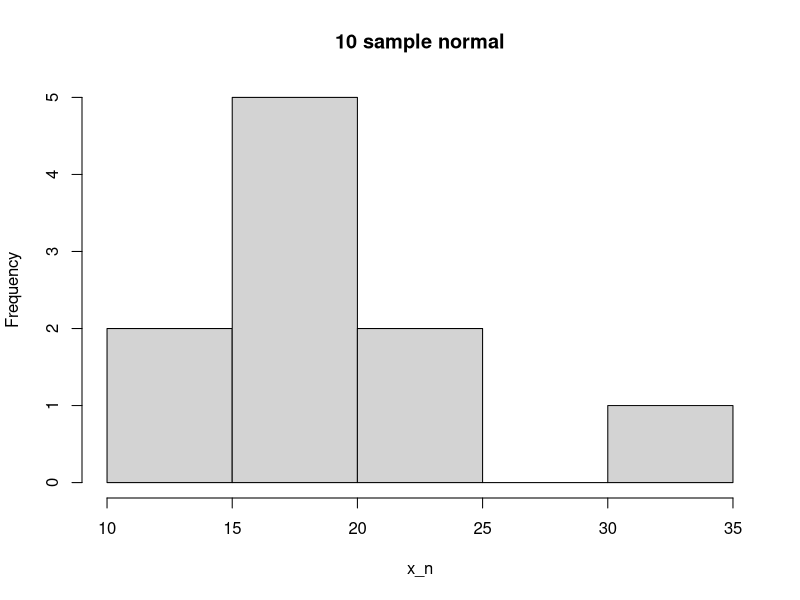
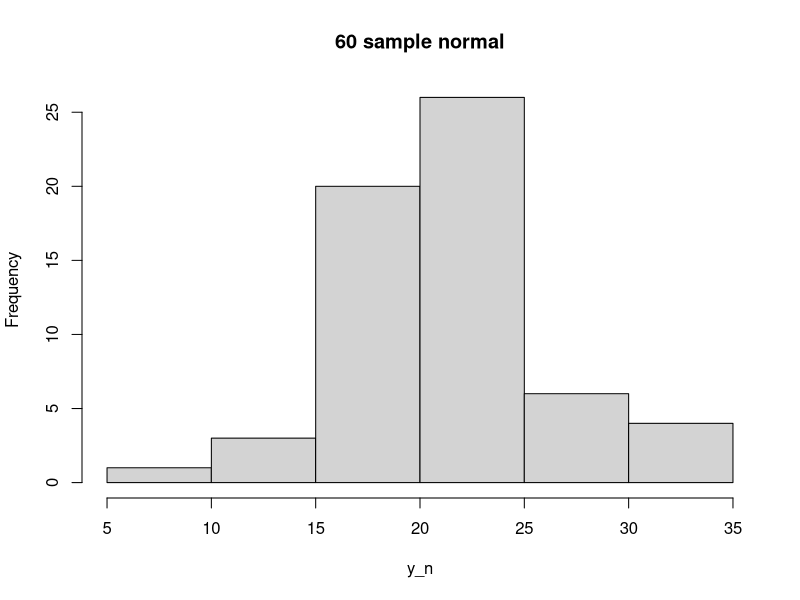
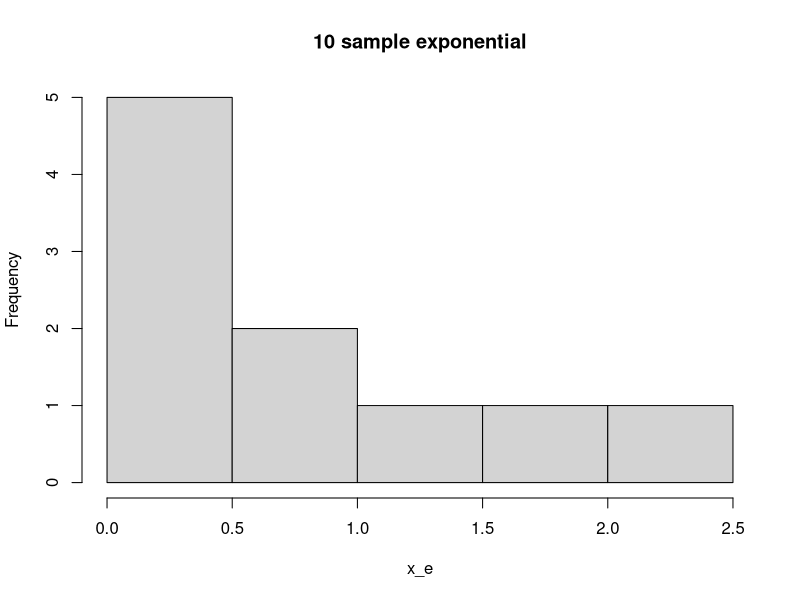
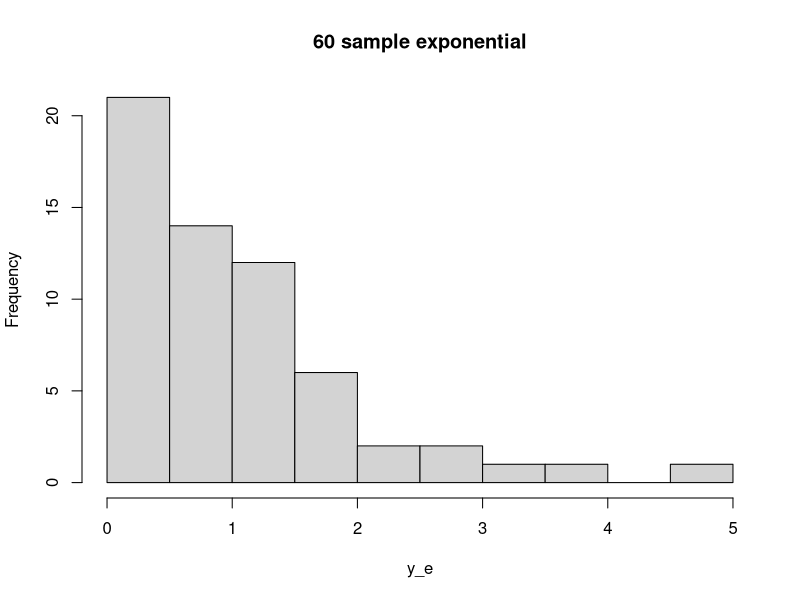
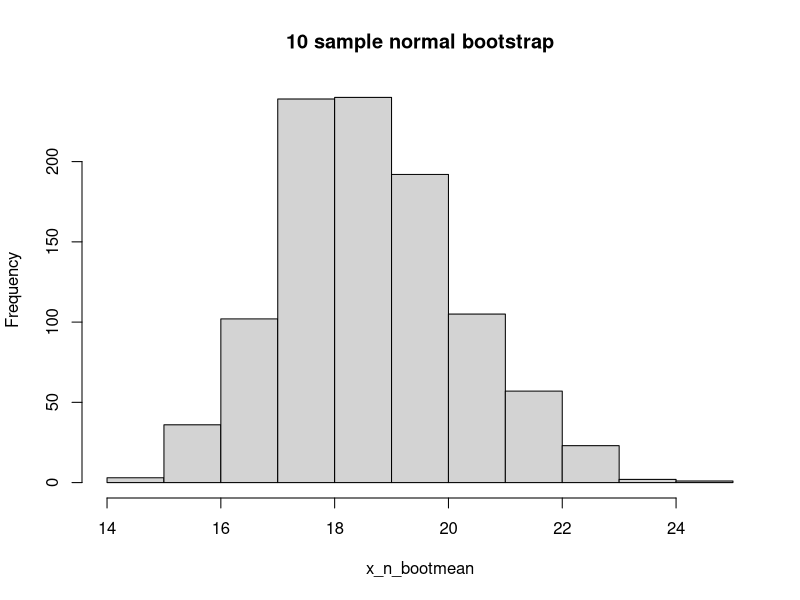
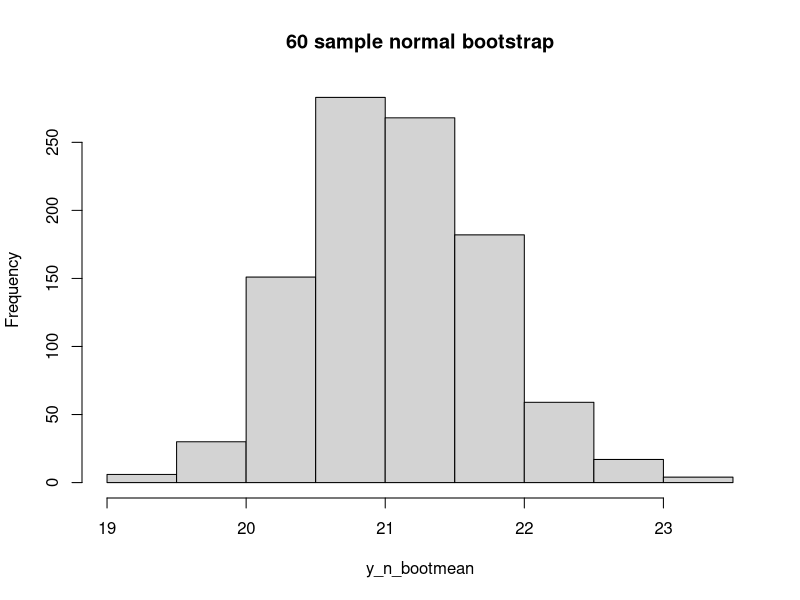
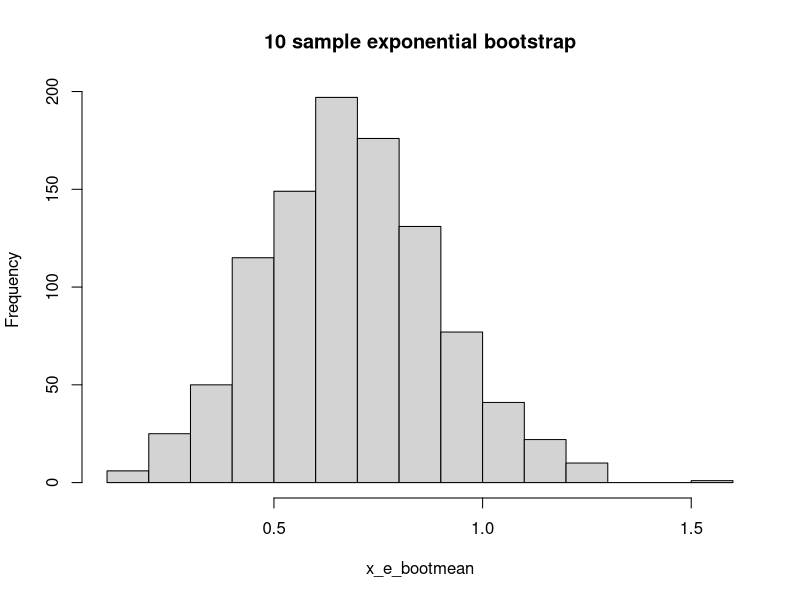
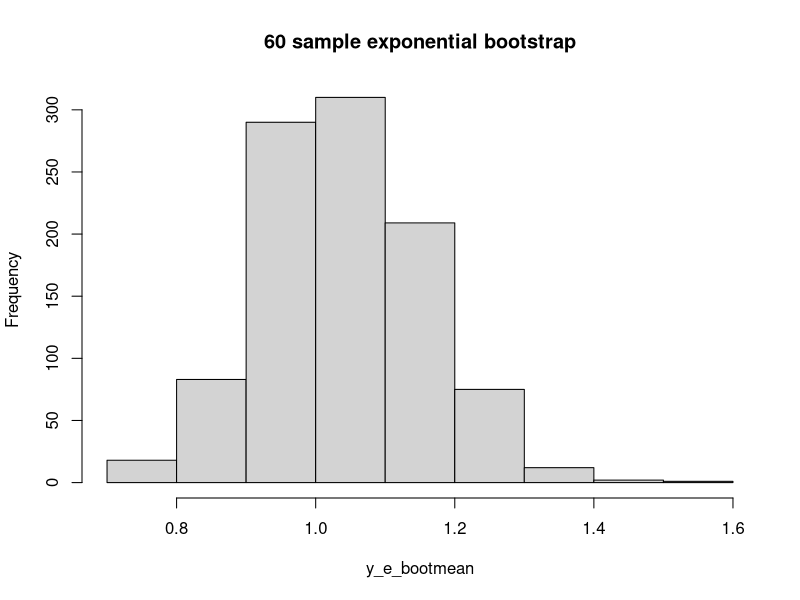

Source code (R) for these figures, in order:

x_n<- rnorm(10,22,5)
y_n<- rnorm(60,22,5)

x_e<- rexp(10,1)
y_e<- rexp(60,1)

hist(x_n, main = "10 sample normal")
hist(y_n, main = "60 sample normal")
hist(x_e, main = "10 sample exponential")
hist(y_e, main = "60 sample exponential")

x_n_mean<- mean(x_n)
x_n_mean
y_n_mean<- mean(y_n)
y_n_mean

x_e_mean<- mean(x_e)
x_e_mean
y_e_mean<- mean(y_e)
y_e_mean

s<- 1000
x_n_bootmean<- numeric(s)
y_n_bootmean<- numeric(s)

x_e_bootmean<- numeric(s)
y_e_bootmean<- numeric(s)

#normal 10 sample
for (i in 1:length(x_n_bootmean)){
  x_n_bootsample<- sample(x_n, size = length(x_n), replace = TRUE)
  
  x_n_bootmean[i]<- mean(x_n_bootsample)
}
#normal 60 sample
for (i in 1:length(y_n_bootmean)){
  y_n_bootsample<- sample(y_n, size = length(y_n), replace = TRUE)
  
  y_n_bootmean[i]<- mean(y_n_bootsample)
}

#exponential 10 sample
for (i in 1:length(x_e_bootmean)){
  x_e_bootsample<- sample(x_e, size = length(x_e), replace = TRUE)
  
  x_e_bootmean[i]<- mean(x_e_bootsample)
}
#exponential 60 sample
for (i in 1:length(y_e_bootmean)){
  y_e_bootsample<- sample(y_e, size = length(y_e), replace = TRUE)
  
  y_e_bootmean[i]<- mean(y_e_bootsample)
}

hist(x_n_bootmean, main = "10 sample normal bootstrap")
hist(y_n_bootmean, main = "60 sample normal bootstrap")
hist(x_e_bootmean, main = "10 sample exponential bootstrap")
hist(y_e_bootmean, main = "60 sample exponential bootstrap")


